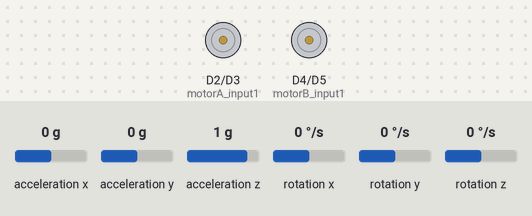
Bench run of a sketch on a simulated Arduino Nano 33 BLE. On the bench: motor-driver pin pairs drawn as motors (green arrow = first pin HIGH = forward, orange = second pin HIGH = backward, longer = more drive). Inputs (shaded band) come from the test bench; at power-on: acceleration y 0 g, acceleration z 1 g, acceleration x 0 g, rotation x 0 °/s, rotation y 0 °/s, rotation z 0 °/s. What the sketch prints to the serial monitor is not drawn.

Above: at 1.3 s.
1.4 s: acceleration y set to -1.4 g
At 2.4 s:
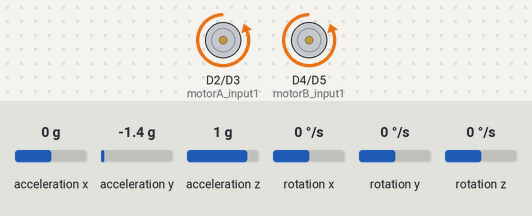
2.9 s: acceleration z set to 0.1 g
4.4 s: acceleration z set to -0.2 g
At 4.9 s:
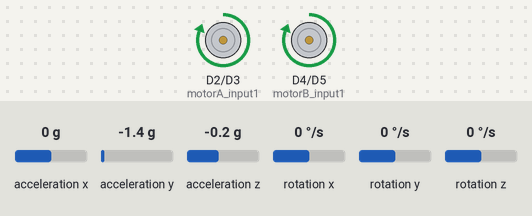
5.9 s: acceleration y set to 0.8 g
At 7.1 s:
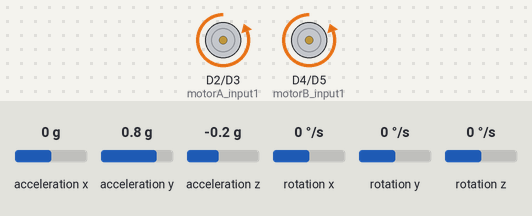
7.4 s: acceleration y set to -0.5 g
At 8.4 s:
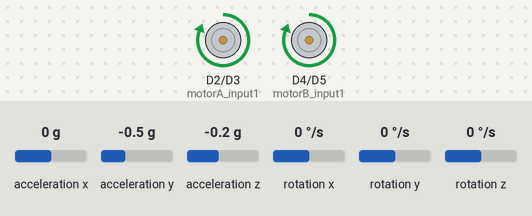
8.9 s: acceleration z set to 0 g
At 9.4 s:
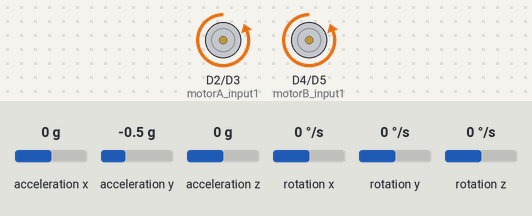
Timing chart, 0 to 11.4 s (numbered marks = the images above; inputs shaded):
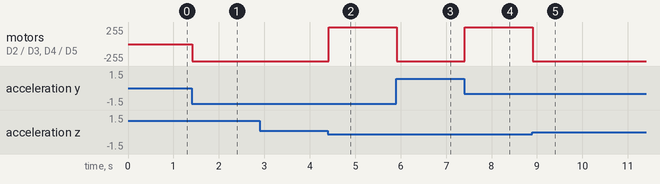

Measured:
- the behaviour switches between 0 and -0.1 g on acceleration z (found by bisection; images 1 and 2)
- after the input at 1.4 s, motor on D2 (motorA_input1) / D3 (motorA_input2), motor on D4 (motorB_input1) / D5 (motorB_input2): stopped → backward 255/255 at once
- after the input at 4.4 s, motor on D2 (motorA_input1) / D3 (motorA_input2), motor on D4 (motorB_input1) / D5 (motorB_input2): backward 255/255 → forward 255/255 at once
- after the input at 5.9 s, motor on D2 (motorA_input1) / D3 (motorA_input2), motor on D4 (motorB_input1) / D5 (motorB_input2): forward 255/255 → backward 255/255 at once
- after the input at 7.4 s, motor on D2 (motorA_input1) / D3 (motorA_input2), motor on D4 (motorB_input1) / D5 (motorB_input2): backward 255/255 → forward 255/255 at once
- after the input at 8.9 s, motor on D2 (motorA_input1) / D3 (motorA_input2), motor on D4 (motorB_input1) / D5 (motorB_input2): forward 255/255 → backward 255/255 at once

The sketch:

proportional.ino
```cpp
#include "Arduino_BMI270_BMM150.h"

int motorA_input1 = 2;
int motorA_input2 = 3;
int motorB_input1 = 4;
int motorB_input2 = 5;
int speed, speed_input;

float k = 0.8;
unsigned long start_time = 0;
unsigned long end_time = 0;
float G_angle_change;
float NG_angle_change;
float Ax, Ay, Az, Gx, Gy, Gz, A_angle = 0.0;
float W_angle = 0.0;


void setup() {
  // put your setup code here, to run once:
  Serial.begin(9600);
  IMU.begin();
  if (!IMU.begin()) {
    Serial.println("Failed to initialize IMU!");
    while (1);
  }
  delay(100);

  pinMode(motorA_input1, OUTPUT);
  pinMode(motorA_input2, OUTPUT);
  pinMode(motorB_input1, OUTPUT);
  pinMode(motorB_input2, OUTPUT);

  analogWrite(motorA_input1,0);
  analogWrite(motorA_input2,0);
  analogWrite(motorB_input1,0);
  analogWrite(motorB_input2,0);

}

void loop() {
  // check for user input
      // if user input is 'k' send k value
      if (IMU.accelerationAvailable()) {
              IMU.readAcceleration(Ax, Ay, Az);
      }
      if (IMU.gyroscopeAvailable()) {
                IMU.readGyroscope(Gx, Gy, Gz);
                // read the sampling rate
                // calculate the angle
                // replace G_angle[0] with G_angle[1], then replace G_angle[1] with Gy
                start_time = micros();
                G_angle_change = Gx*(start_time-end_time)*0.000001;
                end_time =micros();
          }

      A_angle = atan(Ay/Az)*180/3.1415926;
      // calculate weighted angle
      // update previous angle reading
      NG_angle_change = -1*G_angle_change;
      Serial.println("-------------");
      Serial.println(NG_angle_change);
      Serial.println(A_angle);
      W_angle = k*(W_angle+NG_angle_change) + (1-k)*(A_angle);
      Serial.println(W_angle);
      Serial.println(k);
      speed = W_angle*255/20;
      speed_input = speed;
      if(speed < 0.0){
        speed_input = -speed;
      }
      motor_Control(speed_input, W_angle);

}

void motor_Control(int speed,float W_angle){
  if(W_angle >0.4){
  analogWrite(motorA_input1,speed); // 0 for 0%; 64 for 25%; 127 for 50%; 191 for 75%
  analogWrite(motorA_input2,0);   // 0 for 0%; 64 for 25%; 127 for 50%; 191 for 75%
  analogWrite(motorB_input1,speed); // 0 for 0%; 64 for 25%; 127 for 50%; 191 for 75%
  analogWrite(motorB_input2,0);   // 0 for 0%; 64 for 25%; 127 for 50%; 191 for 75%
  }
  else if(W_angle <-0.4){
  analogWrite(motorA_input1,0); // 0 for 0%; 64 for 25%; 127 for 50%; 191 for 75%
  analogWrite(motorA_input2,speed);   // 0 for 0%; 64 for 25%; 127 for 50%; 191 for 75%
  analogWrite(motorB_input1,0); // 0 for 0%; 64 for 25%; 127 for 50%; 191 for 75%
  analogWrite(motorB_input2,speed);   // 0 for 0%; 64 for 25%; 127 for 50%; 191 for 75%
  }
  else{
  analogWrite(motorA_input1,0); // 0 for 0%; 64 for 25%; 127 for 50%; 191 for 75%
  analogWrite(motorA_input2,0);   // 0 for 0%; 64 for 25%; 127 for 50%; 191 for 75%
  analogWrite(motorB_input1,0); // 0 for 0%; 64 for 25%; 127 for 50%; 191 for 75%
  analogWrite(motorB_input2,0);   // 0 for 0%; 64 for 25%; 127 for 50%; 191 for 75%
  }
}
```
